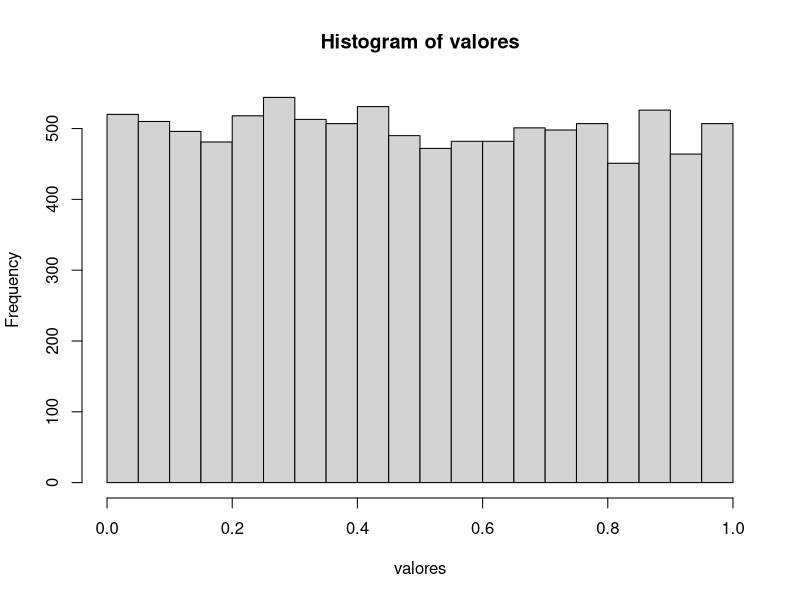

Generate this figure with R:
# Rscript distribucion_uniforme.r

# Genera 10,000 numeros aleatorios
# de una distribución uniforme entre 0 y 1

valores <- runif(10000,0,1)

# Devuelve un resumen con el mínimo, primer cuartil, 
# mediana, promedio, tercer cuartil y máximo.

summary(valores)

# Genera su Histograma

hist(valores)

# Oscar Núñez Mori, Jaén, 03-Julio-2024
# Adaptado de:
# Rodríguez, J. L. A. (2019). ¿Qué puede hacer el software 
# R para resolver tus problemas?  Revista Digital Universitaria 
# (RDU). (20) 3 mayo-junio. DOI:
# http://doi.org/10.22201/codeic.16076079e.2019.v20n3.a5



